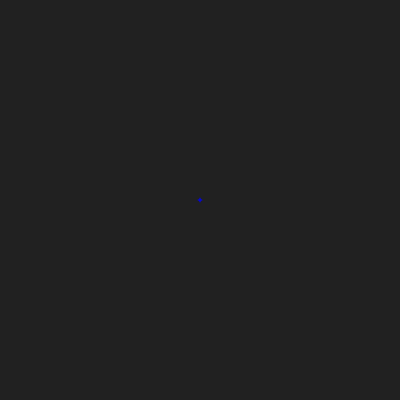
Frame 1 (no input)
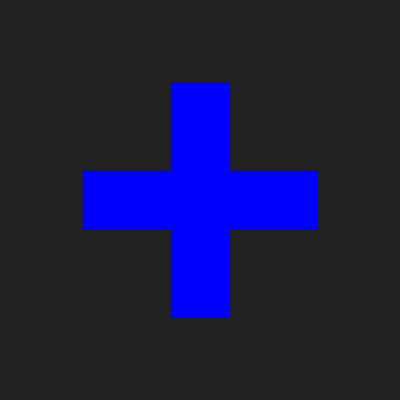
Frame 60 (the mouse pressed at the canvas centre just before this capture)
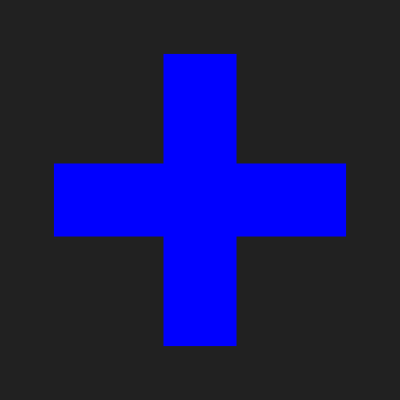
Frame 120 (the mouse held since frame 60 and released just before this capture)

The Processing sketch that drew these frames (run headless with seeded random() and noise(); from frame 60 on, the mouse is pressed at the canvas centre):

// Processing sketch: functions_02
// ── functions_02.pde
/* 
 --------------------------
 ** PLEASE READ INFO TAB **
 --------------------------
 */


/////////////////////////// GLOBALS ////////////////////////////

/////////////////////////// SETUP ////////////////////////////

void setup() {
  size(400, 400);
  background(33);
  smooth();
  noStroke();
}

/////////////////////////// DRAW ////////////////////////////
void draw() {
  background(33);
  fill(0, 0, 255);

  // On fait appel à nos 2 fonctions : oscillate & croix
  float taille = oscillate(300);
  croix(width/2, height/2, taille);
}

/////////////////////////// FUNCTIONS ////////////////////////////
// Voici notre nouvelle fonction qui retourne une valeur
float oscillate(float _valMax) {
  float val = sin(frameCount*0.015) * _valMax;
  return val;
}




// Voici notre fonction de dessin
void croix(float _cntX, float _cntY, float _taille) {
  rectMode(CENTER);
  pushMatrix();
  translate(_cntX, _cntY);
  rect(0, 0, _taille, _taille/4);
  rect(0, 0, _taille/4, _taille);
  popMatrix();
}
// ── INFO.pde
/*
 * FUNCTIONS_02 : 
 * 
 * Ce sketch démontre une fonction simple de dessin
 * ET une fonction qui retourne une valeur
 *
 * Lire un tutoriel sur les fonctions/méthodes :
 * http://www.ecole-art-aix.fr/processing-04-01-concept-no-1-les
 * https://fr.flossmanuals.net/processing/les-methodes/
 *
 * MW_2016
 * https://github.com/FreeArtBureau/fundamentals
 * www.iterations.fabprojects.codes
 *
 * end
 
 */
